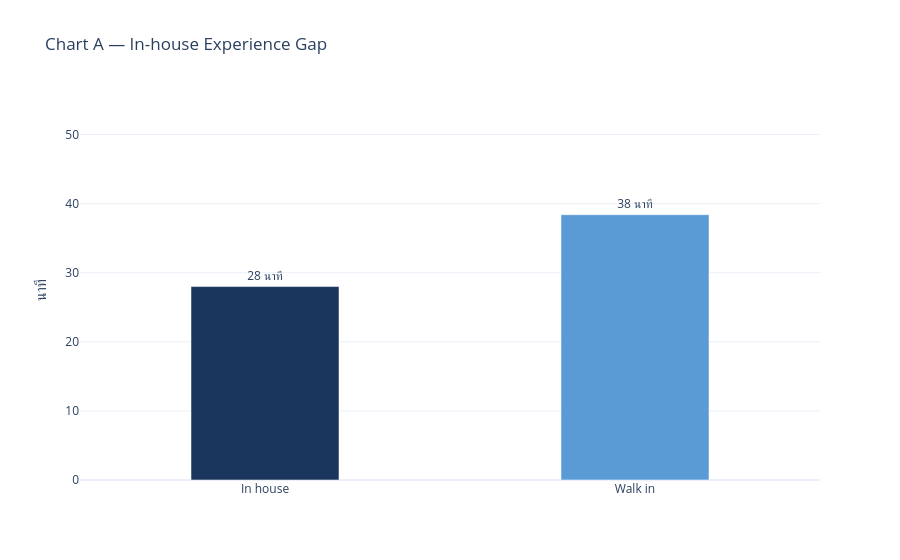

Notebook code cell kept with this figure:
### Code cell
fig = go.Figure(go.Bar(
    x=wait_avg['Guest_type'],
    y=wait_avg['avg_wait'],
    marker_color=[C_INHOUSE, C_WALKIN],
    text=wait_avg['avg_wait'].apply(lambda v: f'{v:.0f} นาที'),
    textposition='outside',
    width=0.4,
))

fig.update_layout(
    title='Chart A — In-house Experience Gap',
    yaxis_title='นาที',
    yaxis_range=[0, 55],
    template=TEMPLATE,
    showlegend=False,
)
fig.show()

### Figure 1 — Plotly figure (JSON) as saved in the notebook; plotly's stock layout.template omitted (floating-point values rounded to 4 significant figures)
{"data": [{"marker": {"color": ["#1B365D", "#5B9BD5"]}, "text": ["28 นาที", "38 นาที"], "textposition": "outside", "type": "bar", "width": 0.4, "x": ["In house", "Walk in"], "y": [28.0, 38.4]}], "layout": {"showlegend": false, "title": {"text": "Chart A — In-house Experience Gap"}, "yaxis": {"range": [0, 55], "title": {"text": "นาที"}}}}
